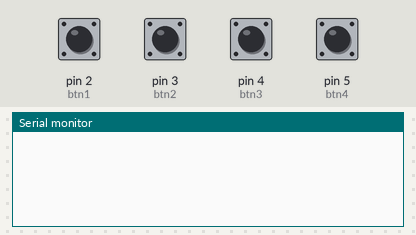
Bench run of a sketch on a simulated Arduino Uno, built with avr-gcc and run on an emulated ATmega328P. Shown: the last lines printed to the serial monitor. Inputs (shaded band) come from the test bench; at power-on: pin 2 (btn1), pin 3 (btn2), pin 4 (btn3), pin 5 (btn4) HIGH. Random numbers use the default seed unless the sketch sets one.

Above: at 1.2 s.
1.3 s: pin 4 (btn3) pulled LOW for 0.15 s
At 2.1 s:
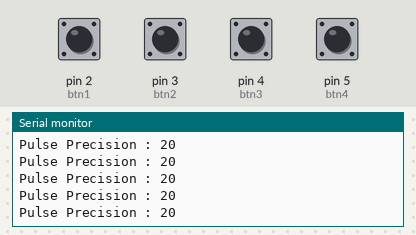
3.2 s: pin 5 (btn4) pulled LOW for 0.15 s
At 4.0 s:
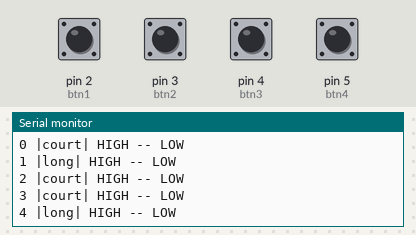
4.8 s: pin 4 (btn3) pulled LOW for 1 s
7.3 s: pin 4 (btn3) pulled LOW for 0.15 s
At 8.3 s:
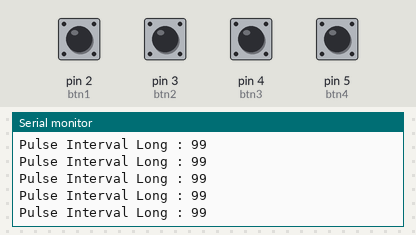
9.2 s: pin 4 (btn3) pulled LOW for 1 s
At 10.2 s:
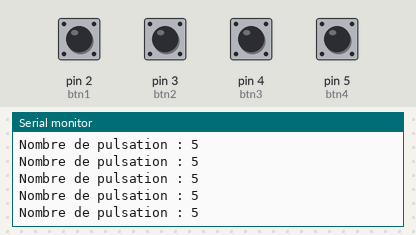
11.7 s: pin 2 (btn1) pulled LOW for 0.15 s
At 12.7 s:
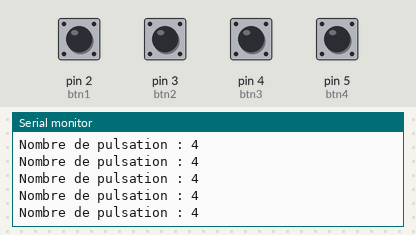
Timing chart, 0 to 14.7 s (numbered marks = the images above; inputs shaded):
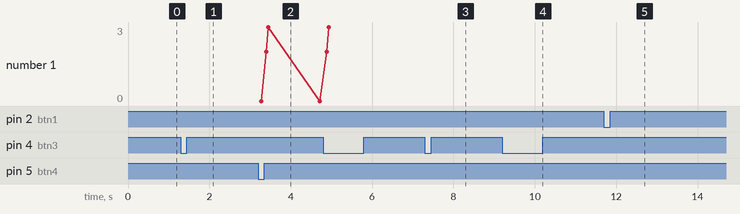

Measured:
- after the input at 1.3 s, the serial monitor: prints a new line at once (image 1)
- after the input at 3.2 s, the serial monitor: prints a new line after 0.07 s (image 2)
- after the input at 7.3 s, the serial monitor: prints a new line after 0.08 s (image 3)
- after the input at 9.2 s, the serial monitor: prints a new line after 0.07 s (image 4)
- after the input at 11.7 s, the serial monitor: prints a new line after 0.07 s (image 5)

The sketch:

solenoid_cloches.ino
```cpp
#include <Button.h>
Button btn1(2);
Button btn2(3);
Button btn3(4);
Button btn4(5);

unsigned long currentMillis, prevMillis;
boolean routine = true;
//--------------------------
//         MENU SET
const int NBMENU = 6;
int pulsePrecision = 20; //menu 1
int pulseIntervalCourt = 33; //menu 2
int pulseIntervalLong = 99; //menu 3
int pulseNumber = 5; //menu 4
int waveDelay = 1500; //menu5
String shem = "01001"; //menu 6

int shemIndex = 0;
int menu  = 0;
int val = 0;

void setup() {
  btn1.begin();
  btn2.begin();
  btn3.begin();
  btn4.begin();
  while (!Serial) { }; // for Leos
  Serial.begin(9600);
}
//=================================
//           FUNCTIONS
void Dong(int interval) {
  Serial.print("HIGH -- ");
  delay(pulsePrecision);
  Serial.println("LOW");
  delay(interval);
}
void Routine() {
  for (int i = 0; i < pulseNumber ; i++) {
    Serial.print(i);
    if (shem.charAt(i) == '0') {
      Serial.print(" |court| ");
      Dong(pulseIntervalCourt);
    } else {
      Serial.print(" |long| ");
      Dong(pulseIntervalLong);
    }
  }
  Serial.println();
}
//=================================
//           L00P
void loop() {
  //---------------------------
  //   TRIGGER MENU | ->(DANS LE MENU) | ROUTINE
  if (btn3.pressed()) {
    routine = false;
    menu++;
    if (menu > NBMENU) {
      menu = 1;
    } else if (menu < 1) {
      menu = NBMENU;
    }
  } else if (btn4.pressed()) {
    routine = true;
    Serial.println("GOOOO");
  }

  //---------------------------
  //     DANS LA ROUTINE
  if (routine) {
    currentMillis = millis();
    if (currentMillis - prevMillis >= waveDelay) {
      prevMillis = currentMillis;
      Routine();
    }
  }

  //---------------------------
  //      DANS LE MENU
  else {
    switch (menu) {
      case 1:
        if (btn1.pressed()) {
          pulsePrecision --;
          delay(2);
        } else if (btn2.pressed()) {
          pulsePrecision ++;
          delay(2);
        }
        Serial.print("Pulse Precision : ");
        Serial.println(pulsePrecision);
        break;
      case 2:
        if (btn1.pressed()) {
          pulseIntervalCourt --;
          delay(2);
        } else if (btn2.pressed()) {
          pulseIntervalCourt ++;
          delay(2);
        }
        Serial.print("Pulse Interval Court: ");
        Serial.println(pulseIntervalCourt);
        break;
      case 3:
        if (btn1.pressed()) {
          currentMillis = millis();
          if(currentMillis-prevMillis>=200){
            while(btn1.pressed()){
              pulseIntervalLong--;
            }
          }
          pulseIntervalLong --;
          delay(2);
        } else if (btn2.pressed()) {
          pulseIntervalLong ++;
          delay(2);
        }
        Serial.print("Pulse Interval Long : ");
        Serial.println(pulseIntervalLong);
        break;
      case 4:
        if (btn1.pressed()) {
          pulseNumber --;
          shem.remove(pulseNumber + 1);
          delay(2);
        } else if (btn2.pressed()) {
          pulseNumber ++;
          shem += String(random(0, 1));
          delay(2);
        }
        Serial.print("Nombre de pulsation : ");
        Serial.println(pulseNumber);
        break;
      case 5:
        if (btn1.pressed()) {
          waveDelay --;
          delay(2);
        } else if (btn2.pressed()) {
          waveDelay ++;
          delay(2);
        }
        Serial.print("Waves delay : ");
        Serial.println(waveDelay / 1000);
        break;
      case 6:
        Serial.print("shemIndex ");
        Serial.print(shemIndex);
        Serial.print(" : ");
        Serial.println(shem.charAt(shemIndex));
        if (btn1.pressed()) {
          shem.setCharAt(shemIndex, '0');
          delay(2);
        } else if (btn2.pressed()) {
          shem.setCharAt(shemIndex, '1');
          delay(2);
        } else if (btn3.pressed()) {
          shemIndex ++;
          if (shemIndex > shem.length()-1) {
            menu = 1;
            shemIndex = 0;
          }
        }
        break;
    }
  }
}
```
